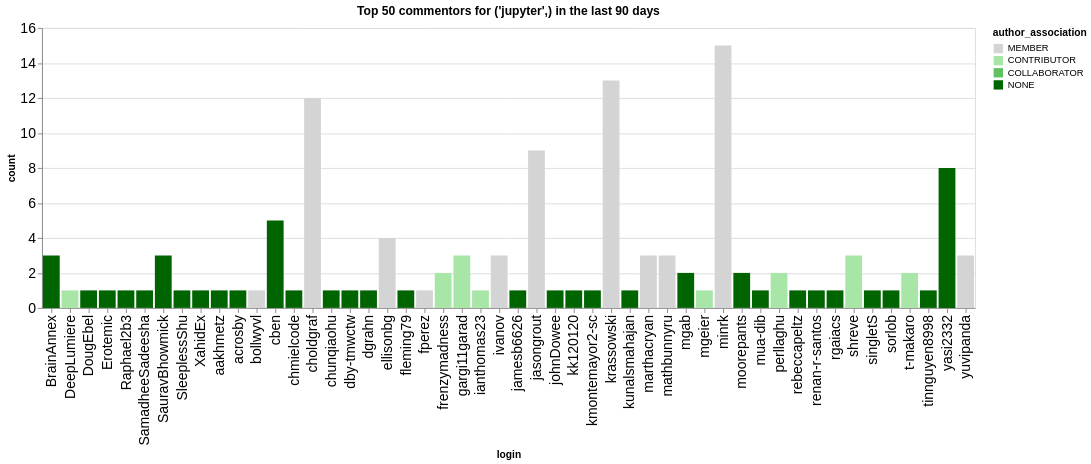

Here is the notebook cell this chart was saved with:
### Code cell
n_plot = 50
charts = []
for ii, (iorg, idata) in enumerate(commentors.groupby(['org'])):
    title = f"Top {n_plot} commentors for {iorg} in the last {n_days} days"
    idata = idata.groupby('login', as_index=False).agg({'count': 'sum', 'author_association': 'first'})
    idata = idata.sort_values('count', ascending=False).head(n_plot)
    ch = alt.Chart(data=idata.head(n_plot), title=title).mark_bar().encode(
        x='login',
        y='count',
        color=alt.Color('author_association', scale=alt.Scale(domain=author_types, range=author_colors))
    )
    charts.append(ch)
alt.hconcat(*charts)

### Figure 1 — Vega-Lite specification as saved in the notebook (floating-point values rounded to 4 significant figures)
{"config": {"axisLeft": {"labelFontSize": 15}, "axisBottom": {"labelFontSize": 15}}, "hconcat": [{"mark": {"type": "bar"}, "encoding": {"color": {"field": "author_association", "scale": {"domain": ["MEMBER", "CONTRIBUTOR", "COLLABORATOR", "NONE"], "range": ["rgb(211.82745098039214, 211.82745098039214, 211.82745098039214)", "rgb(166.98562091503268, 229.89803921568628, 166.98562091503268)", "rgb(96.37647058823529, 192.75294117647059, 96.37647058823529)", "rgb(0.0, 100.3921568627451, 0.0)"]}, "type": "nominal"}, "x": {"field": "login", "type": "nominal"}, "y": {"field": "count", "type": "quantitative"}}, "title": "Top 50 commentors for ('jupyter',) in the last 90 days"}], "data": {"name": "data-eeed1fb78c8308948684f0961ce92096"}, "$schema": "https://vega.github.io/schema/vega-lite/v5.20.1.json", "datasets": {"data-eeed1fb78c8308948684f0961ce92096": [{"login": "minrk", "count": 15, "author_association": "MEMBER"}, {"login": "krassowski", "count": 13, "author_association": "MEMBER"}, {"login": "choldgraf", "count": 12, "author_association": "MEMBER"}, {"login": "jasongrout", "count": 9, "author_association": "MEMBER"}, {"login": "yasi2332", "count": 8, "author_association": "NONE"}, {"login": "cben", "count": 5, "author_association": "NONE"}, {"login": "ellisonbg", "count": 4, "author_association": "MEMBER"}, {"login": "marthacryan", "count": 3, "author_association": "MEMBER"}, {"login": "SauravBhowmick", "count": 3, "author_association": "NONE"}, {"login": "ivanov", "count": 3, "author_association": "MEMBER"}, {"login": "mathbunnyru", "count": 3, "author_association": "MEMBER"}, {"login": "shreve", "count": 3, "author_association": "CONTRIBUTOR"}, {"login": "gargi11garad", "count": 3, "author_association": "CONTRIBUTOR"}, {"login": "BrainAnnex", "count": 3, "author_association": "NONE"}, {"login": "yuvipanda", "count": 3, "author_association": "MEMBER"}, {"login": "frenzymadness", "count": 2, "author_association": "CONTRIBUTOR"}, {"login": "perllaghu", "count": 2, "author_association": "CONTRIBUTOR"}, {"login": "t-makaro", "count": 2, "author_association": "CONTRIBUTOR"}, {"login": "moorepants", "count": 2, "author_association": "NONE"}, {"login": "mgab", "count": 2, "author_association": "NONE"}, {"login": "fleming79", "count": 1, "author_association": "NONE"}, {"login": "dgrahn", "count": 1, "author_association": "NONE"}, {"login": "dby-tmwctw", "count": 1, "author_association": "NONE"}, {"login": "chunqiaohu", "count": 1, "author_association": "NONE"}, {"login": "chmielcode", "count": 1, "author_association": "NONE"}, {"login": "aakhmetz", "count": 1, "author_association": "NONE"}, {"login": "acrosby", "count": 1, "author_association": "NONE"}, {"login": "bollwyvl", "count": 1, "author_association": "MEMBER"}, {"login": "SleeplessShu", "count": 1, "author_association": "NONE"}, {"login": "SamadheeSadeesha", "count": 1, "author_association": "NONE"}, {"login": "Raphael2b3", "count": 1, "author_association": "NONE"}, {"login": "XahidEx", "count": 1, "author_association": "NONE"}, {"login": "DougEbel", "count": 1, "author_association": "NONE"}, {"login": "DeepLumiere", "count": 1, "author_association": "CONTRIBUTOR"}, {"login": "Erotemic", "count": 1, "author_association": "NONE"}, {"login": "johnDowee", "count": 1, "author_association": "NONE"}, {"login": "mgeier", "count": 1, "author_association": "CONTRIBUTOR"}, {"login": "kk120120", "count": 1, "author_association": "NONE"}, {"login": "kmontemayor2-sc", "count": 1, "author_association": "NONE"}, {"login": "kunalsmahajan", "count": 1, "author_association": "NONE"}, {"login": "ianthomas23", "count": 1, "author_association": "CONTRIBUTOR"}, {"login": "fperez", "count": 1, "author_association": "MEMBER"}, {"login": "jamesb6626", "count": 1, "author_association": "NONE"}, {"login": "mua-dib", "count": 1, "author_association": "NONE"}, {"login": "rgaiacs", "count": 1, "author_association": "NONE"}, {"login": "renan-r-santos", "count": 1, "author_association": "NONE"}, {"login": "rebeccapeltz", "count": 1, "author_association": "NONE"}, {"login": "singletS", "count": 1, "author_association": "NONE"}, {"login": "tinnguyen8998", "count": 1, "author_association": "NONE"}, {"login": "sorlob", "count": 1, "author_association": "NONE"}]}}
